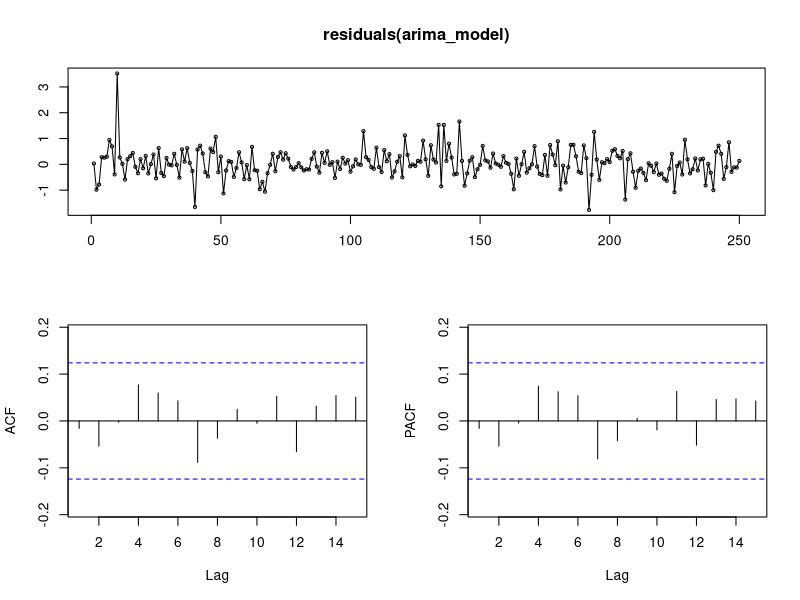
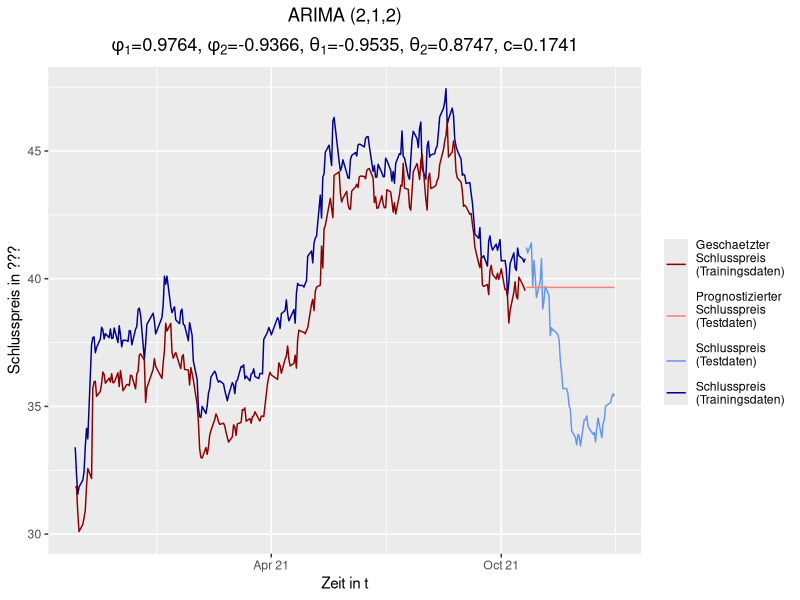

Write R code to recreate these figures, in order.
rm(list=ls(all=TRUE))
library ('ggplot2')
library('forecast')
library('tseries')
library('zoo')
#library('hydroGOF')  #for nrmse
#library('TSA') 

#read in data (insert stock name)
  sdata=read.csv('../data/FRE.DE.csv',header=TRUE,sep=",",stringsAsFactors=FALSE)
  sdata$Date = as.Date(sdata$Date)                  #set Date in according format 'Date'
  
  sdata=sdata[1:nrow(sdata),]
  
#separate data into training and test data
  trainlen = 250;
  testlen = 50;  

  #training data
  training_data=tail(head(sdata,-testlen),trainlen)	#create new data frame and fill with training data
  ts_data = ts(training_data[,6])			#declare of adjusted closing price as a time series
  training_data$timeseries = ts(ts_data)		#add time series to training_data 

  #testing data 
  testing_data=tail(sdata,testlen)	#create new data frame and fill with testing data
  ts_data = ts(testing_data[,6])	#set adjusted closing price as time series
  testing_data$timeseries = ts(ts_data)	#add time series to testing_data 
  
  
#build ARIMA/SARIMA model
  
  arima_model=auto.arima(training_data$timeseries, trace=TRUE, approximation=FALSE) #develop arima_model according to timeseries

  tsdisplay(residuals(arima_model),lag.max=15)                                  #check residuals
  training_data$fit=arima_model$fitted                                          #save estimated training data

#predict testing data
  predicted=forecast(arima_model,h=nrow(testing_data))                         #predict testing data
  predicted_tmp=as.numeric(predicted$mean)                                     
  testing_data$Prediction=predicted_tmp

  ggplot()+ 
    labs(title=(expression(atop("ARIMA (2,1,2)",paste(phi[1],'=0.9764, ',phi[2],'=-0.9366, ',theta[1],'=-0.9535, ', theta[2],'=0.8747, ','c=0.1741')))), x="Zeit in t", y="Schlusspreis in ???", col="") +
    theme(plot.title=element_text(hjust=0.5)) +
    geom_line(data=training_data,  aes(x=Date, y = Close, col = "Schlusspreis \n(Trainingsdaten)")) + 
    geom_line(data=training_data,  aes(x=Date, y = fit, col = "Geschaetzter \nSchlusspreis \n(Trainingsdaten)\n"))+  
    geom_line(data=testing_data, aes(x=Date, y = Close, col = "Schlusspreis \n(Testdaten)\n")) +
    geom_line(data=testing_data, aes(x=Date, y = Prediction, col = "Prognostizierter \nSchlusspreis \n(Testdaten)\n")) +
    scale_x_date(date_labels = "%b %y", date_breaks = "6 months")+
    scale_color_manual(values = c("#8B0000","#FA8072","#6495ED","#00008B"))
  
  
#calculate RMSE for training and testing data
#RMSE_train=rmse(training_data$timeseries,training_data$fit)
#  RMSE_train
 
rmse <- function(S,O) {
  len <- min(length(S), length(O))
  diff2 <- (S[1:len] - O[1:len])^2
  rmse <- sqrt(sum(diff2) / len)
}

RMSE_test=rmse(testing_data$timeseries,testing_data$Prediction)
RMSE_test/mean(training_data$timeseries)

write.csv(testing_data$Prediction, "forecast_testing.csv", row.names = FALSE)
